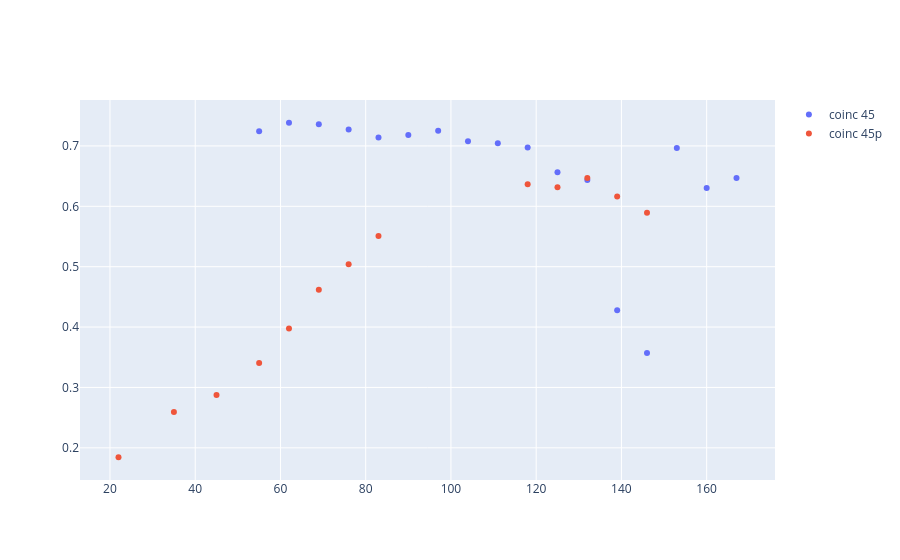

Write notebook code for a chart like this one.
### Code cell
fig = go.Figure()
# fig.add_trace(go.Scatter(x=df_22['thr_p'], y=df_22['coincidenze']/df_22['p_c'], mode='markers', name='coinc 22'))
# fig.add_trace(go.Scatter(x=df_35['thr_p'], y=df_35['coincidenze']/df_35['p_c'], mode='markers', name='coin 35'))
fig.add_trace(go.Scatter(x=df_45['thr_p'], y=df_45['coincidenze']/df_45['p_c'], mode='markers', name='coinc 45'))
# fig.add_trace(go.Scatter(x=df_70['thr_p'], y=df_70['coincidenze']/df_70['p_c'], mode='markers', name='coinc 70', marker =dict(color = '#1A73E8')))
fig.add_trace(go.Scatter(x = df_45p['thr_g'], y = df_45p['coincidenze']/df_45p['g_c'], mode='markers', name='coinc 45p'))

### Figure 1 — Plotly figure (JSON) as saved in the notebook; plotly's stock layout.template omitted (floating-point values rounded to 4 significant figures)
{"data": [{"mode": "markers", "name": "coinc 45", "type": "scatter", "x": [55, 62, 69, 76, 83, 90, 97, 104, 111, 118, 125, 132, 139, 146, 153, 160, 167], "y": [0.7244, 0.7384, 0.7358, 0.7272, 0.714, 0.718, 0.725, 0.7078, 0.7044, 0.6975, 0.6564, 0.6437, 0.428, 0.3569, 0.6964, 0.6304, 0.6471]}, {"mode": "markers", "name": "coinc 45p", "type": "scatter", "x": [22, 35, 45, 55, 62, 69, 76, 83, 118, 125, 132, 139, 146], "y": [0.1844, 0.2592, 0.2876, 0.3405, 0.3976, 0.4619, 0.5038, 0.5507, 0.6366, 0.6317, 0.6471, 0.6164, 0.5894]}], "layout": {}}
